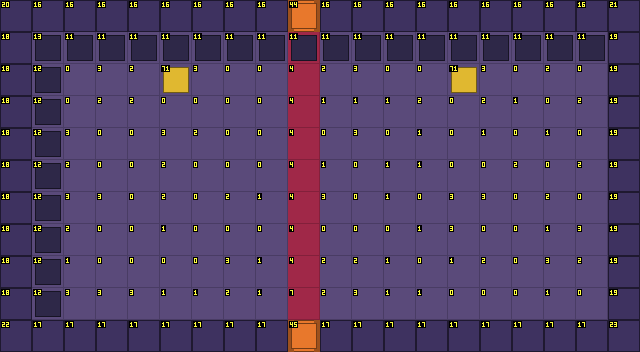

Tiled map render using the project's own tile images. Description and the whole map definition, tile-layer contents included, below:
An orthogonal 20x11 tile map with 32x32 px tiles, 4 tile layers (Sol, Decor, Murs, Dessus) and 11 objects (2x Sortie, 2x Spawn, 2x Ramassable, 2x Torche, Porte, ...).

<map version="1.10" tiledversion="1.12.2" orientation="orthogonal" renderorder="right-down" width="20" height="11" tilewidth="32" tileheight="32" infinite="0" nextlayerid="6" nextobjectid="12">
 <properties>
  <property name="camera" value="ecran" />
 </properties>
 <tileset firstgid="1" source="../tilesets/chateau.tsx" />
 <layer id="1" name="Sol" width="20" height="11">
  <data encoding="csv">
0,0,0,0,0,0,0,0,0,1,0,0,0,0,0,0,0,0,0,0,
0,1,2,1,3,1,4,3,1,7,1,2,1,1,4,4,2,1,3,0,
0,1,1,4,3,4,4,1,1,5,3,4,1,1,2,4,1,3,1,0,
0,1,1,3,3,1,1,1,1,5,2,2,2,3,1,3,2,1,3,0,
0,1,4,1,1,4,3,1,1,5,1,4,1,2,1,2,1,2,1,0,
0,1,3,1,1,3,1,1,1,5,2,1,2,2,1,1,3,1,3,0,
0,1,4,4,1,3,1,3,2,5,4,1,2,1,4,4,1,3,1,0,
0,3,3,1,1,2,1,1,1,5,1,1,1,2,4,1,1,2,4,0,
0,1,2,1,1,1,1,4,2,5,3,3,2,1,2,3,1,4,3,0,
0,2,4,4,4,2,2,3,2,8,3,4,2,2,1,1,1,2,1,0,
0,0,0,0,0,0,0,0,0,1,0,0,0,0,0,0,0,0,0,0
</data>
 </layer>
 <layer id="2" name="Decor" width="20" height="11">
  <data encoding="csv">
0,0,0,0,0,0,0,0,0,0,0,0,0,0,0,0,0,0,0,0,
0,14,12,12,12,12,12,12,12,12,12,12,12,12,12,12,12,12,12,0,
0,13,0,0,0,72,0,0,0,0,0,0,0,0,72,0,0,0,0,0,
0,13,0,0,0,0,0,0,0,0,0,0,0,0,0,0,0,0,0,0,
0,13,0,0,0,0,0,0,0,0,0,0,0,0,0,0,0,0,0,0,
0,13,0,0,0,0,0,0,0,0,0,0,0,0,0,0,0,0,0,0,
0,13,0,0,0,0,0,0,0,0,0,0,0,0,0,0,0,0,0,0,
0,13,0,0,0,0,0,0,0,0,0,0,0,0,0,0,0,0,0,0,
0,13,0,0,0,0,0,0,0,0,0,0,0,0,0,0,0,0,0,0,
0,13,0,0,0,0,0,0,0,0,0,0,0,0,0,0,0,0,0,0,
0,0,0,0,0,0,0,0,0,0,0,0,0,0,0,0,0,0,0,0
</data>
 </layer>
 <layer id="3" name="Murs" width="20" height="11">
  <data encoding="csv">
21,17,17,17,17,17,17,17,17,41,17,17,17,17,17,17,17,17,17,22,
19,0,0,0,0,0,0,0,0,0,0,0,0,0,0,0,0,0,0,20,
19,0,0,0,0,0,0,0,0,0,0,0,0,0,0,0,0,0,0,20,
19,0,0,0,0,0,0,0,0,0,0,0,0,0,0,0,0,0,0,20,
19,0,0,0,0,0,0,0,0,0,0,0,0,0,0,0,0,0,0,20,
19,0,0,0,0,0,0,0,0,0,0,0,0,0,0,0,0,0,0,20,
19,0,0,0,0,0,0,0,0,0,0,0,0,0,0,0,0,0,0,20,
19,0,0,0,0,0,0,0,0,0,0,0,0,0,0,0,0,0,0,20,
19,0,0,0,0,0,0,0,0,0,0,0,0,0,0,0,0,0,0,20,
19,0,0,0,0,0,0,0,0,0,0,0,0,0,0,0,0,0,0,20,
23,18,18,18,18,18,18,18,18,42,18,18,18,18,18,18,18,18,18,24
</data>
 </layer>
 <objectgroup id="4" name="Objets">
  <object id="1" type="Sortie" x="288" y="0" width="32" height="32">
   <properties>
    <property name="cible_carte" value="res://scenes/rooms/chateau_salle_boss_room.tscn" />
    <property name="cible_spawn" value="depuis_sud" />
    <property name="godot_node_type" value="area" />
   </properties>
  </object>
  <object id="2" type="Porte" x="288" y="0" width="32" height="32">
   <properties>
    <property name="id" value="chateau_porte_05" />
    <property name="type" value="grande_cle" />
   </properties>
  </object>
  <object id="3" type="Sortie" x="288" y="320" width="32" height="32">
   <properties>
    <property name="cible_carte" value="res://scenes/rooms/chateau_salle_03_room.tscn" />
    <property name="cible_spawn" value="depuis_nord" />
    <property name="godot_node_type" value="area" />
   </properties>
  </object>
  <object id="4" type="Spawn" x="304" y="272">
   <properties>
    <property name="id" value="depuis_sud" />
   </properties>
   <point />
  </object>
  <object id="5" type="Spawn" x="304" y="80">
   <properties>
    <property name="id" value="depuis_nord" />
   </properties>
   <point />
  </object>
  <object id="6" type="StatueCorbeau" x="400" y="272">
   <properties>
    <property name="id" value="chateau_statue_antichambre" />
   </properties>
   <point />
  </object>
  <object id="7" type="Ramassable" x="112" y="176">
   <properties>
    <property name="id" value="chateau_fleches_01" />
    <property name="contenu" value="objet_fleches" />
   </properties>
   <point />
  </object>
  <object id="8" type="Ramassable" x="528" y="176">
   <properties>
    <property name="id" value="chateau_bombes_01" />
    <property name="contenu" value="bombes_5" />
   </properties>
   <point />
  </object>
  <object id="9" type="Torche" x="176" y="80">
   <properties>
    <property name="id" value="chateau_brasero_05" />
    <property name="etat" value="allumee" />
    <property name="permanente" type="bool" value="true" />
   </properties>
   <point />
  </object>
  <object id="10" type="Torche" x="464" y="80">
   <properties>
    <property name="id" value="chateau_brasero_06" />
    <property name="etat" value="allumee" />
    <property name="permanente" type="bool" value="true" />
   </properties>
   <point />
  </object>
  <object id="11" name="indice_antichambre" x="224" y="64" width="192" height="64">
   <properties>
    <property name="godot_node_type" value="area" />
   </properties>
  </object>
 </objectgroup>
 <layer id="5" name="Dessus" width="20" height="11">
  <data encoding="csv">
0,0,0,0,0,0,0,0,0,45,0,0,0,0,0,0,0,0,0,0,
0,0,0,0,0,0,0,0,0,0,0,0,0,0,0,0,0,0,0,0,
0,0,0,0,0,0,0,0,0,0,0,0,0,0,0,0,0,0,0,0,
0,0,0,0,0,0,0,0,0,0,0,0,0,0,0,0,0,0,0,0,
0,0,0,0,0,0,0,0,0,0,0,0,0,0,0,0,0,0,0,0,
0,0,0,0,0,0,0,0,0,0,0,0,0,0,0,0,0,0,0,0,
0,0,0,0,0,0,0,0,0,0,0,0,0,0,0,0,0,0,0,0,
0,0,0,0,0,0,0,0,0,0,0,0,0,0,0,0,0,0,0,0,
0,0,0,0,0,0,0,0,0,0,0,0,0,0,0,0,0,0,0,0,
0,0,0,0,0,0,0,0,0,0,0,0,0,0,0,0,0,0,0,0,
0,0,0,0,0,0,0,0,0,46,0,0,0,0,0,0,0,0,0,0
</data>
 </layer>
</map>
